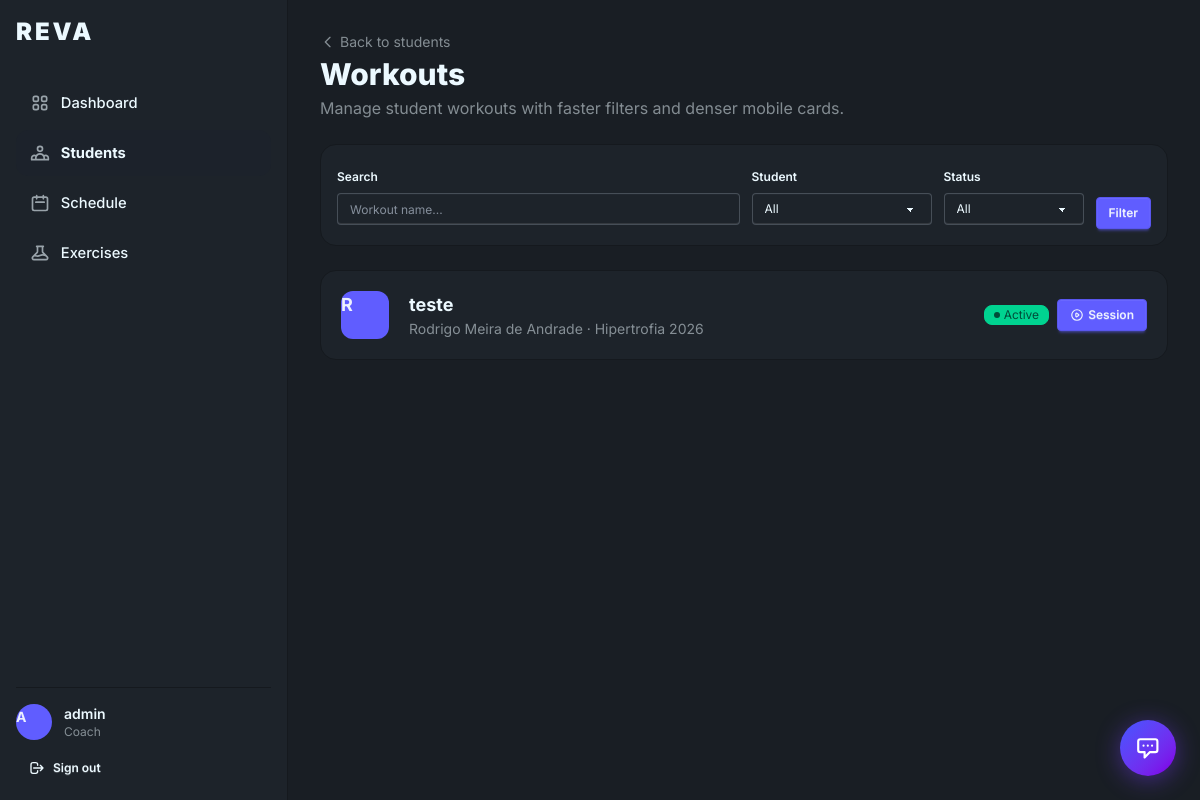
The app's page /workouts/ (signed in), older data.
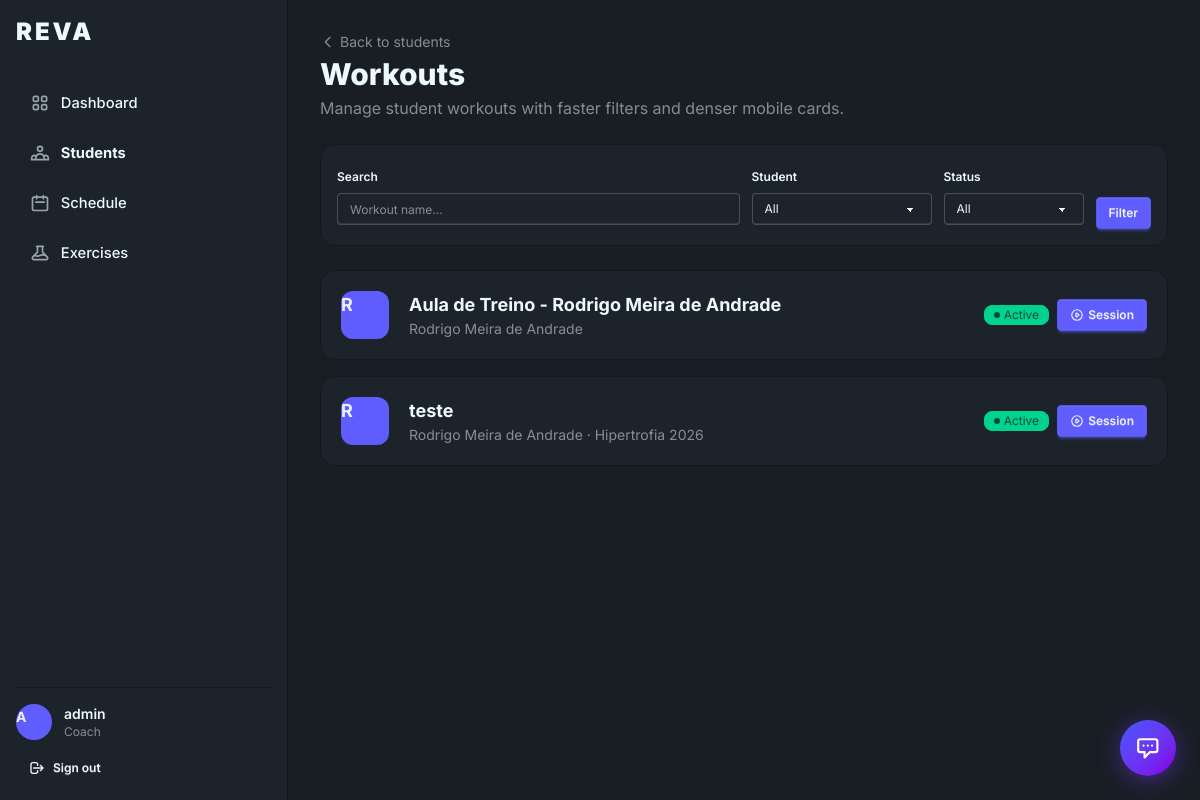
The same page, newer data.
### workouts/models.py (models this page shows, shortened)
class WorkoutPlan(models.Model):
	plan = models.ForeignKey(
		TrainingPlan,
		on_delete=models.CASCADE,
		related_name="workouts",
		null=True,
		blank=True,
	)
	athlete = models.ForeignKey(Athlete, on_delete=models.CASCADE, related_name="workout_plans")
	name = models.CharField(max_length=120)
	objective = models.CharField(max_length=200, blank=True)
	origin = models.CharField(max_length=30, choices=PlanOrigin.choices, default=PlanOrigin.TRAINER_PRESCRIBED)
	is_active = models.BooleanField(default=True)
	is_archived = models.BooleanField("Arquivado", default=False)
	created_by = models.ForeignKey(settings.AUTH_USER_MODEL, on_delete=models.CASCADE, related_name="created_workouts")
	created_at = models.DateTimeField(auto_now_add=True)
	updated_at = models.DateTimeField(auto_now=True)
	class Meta:
		ordering = ["-updated_at"]

class TrainingPlan(models.Model):
	athlete = models.ForeignKey(Athlete, on_delete=models.CASCADE, related_name="training_plans")
	name = models.CharField("Nome do plano", max_length=150)
	objective = models.CharField("Objetivo", max_length=300, blank=True)
	origin = models.CharField(max_length=30, choices=PlanOrigin.choices, default=PlanOrigin.TRAINER_PRESCRIBED)
	is_active = models.BooleanField("Ativo", default=True)
	created_by = models.ForeignKey(
		settings.AUTH_USER_MODEL,
		on_delete=models.CASCADE,
		related_name="created_plans",
	)
	created_at = models.DateTimeField(auto_now_add=True)
	updated_at = models.DateTimeField(auto_now=True)
	class Meta:
		ordering = ["-updated_at"]

### athletes/models.py (models this page shows, shortened)
class Athlete(models.Model):
	user = models.OneToOneField(settings.AUTH_USER_MODEL, on_delete=models.CASCADE, related_name="athlete_profile")
	trainer = models.ForeignKey(
		settings.AUTH_USER_MODEL,
		on_delete=models.SET_NULL,
		related_name="athletes",
		null=True,
		blank=True,
	)
	relationship_status = models.CharField(
		max_length=20,
		choices=StudentRelationshipStatus.choices,
		default=StudentRelationshipStatus.INDEPENDENT,
	)
	notes = models.TextField(blank=True)
	allow_student_load_updates = models.BooleanField(
		default=False,
		verbose_name="Permitir atualizacao de carga pelo aluno",
		help_text="Quando ativo, o aluno pode registrar a propria evolucao de carga nos treinos.",
	)
	relationship_started_at = models.DateTimeField(null=True, blank=True)
	relationship_ended_at = models.DateTimeField(null=True, blank=True)
	created_at = models.DateTimeField(auto_now_add=True)

### accounts/models.py (models this page shows, shortened)
class User(AbstractUser):
	role = models.CharField(max_length=20, choices=UserRole.choices, default=UserRole.STUDENT)
	@property
	def is_trainer(self):
		return self.role == UserRole.TRAINER

### workouts/views.py (the view)
# urls.py: path("", WorkoutPlanListView.as_view(), name="workout-list"),
class WorkoutPlanListView(LoginRequiredMixin, TrainerRequiredMixin, ListView):
	model = WorkoutPlan
	template_name = "workouts/trainer_workout_list.html"
	context_object_name = "workouts"
	paginate_by = 12
	def get_queryset(self):
		qs = _trainer_workout_queryset(self.request.user).filter(is_archived=False).select_related("athlete__user", "plan").order_by("-updated_at")
		athlete_pk = _selected_student_pk(self.request)
		status = _selected_status(self.request)
		q = self.request.GET.get("q", "").strip()
		if athlete_pk:
			qs = qs.filter(athlete__pk=athlete_pk)
		if status == "active":
			qs = qs.filter(is_active=True)
		elif status == "inactive":
			qs = qs.filter(is_active=False)
		if q:
			qs = qs.filter(name__icontains=q)
		return qs
	def get_context_data(self, **kwargs):
		ctx = super().get_context_data(**kwargs)
		ctx["athletes"] = Athlete.objects.filter(
			trainer=self.request.user,
			relationship_status=StudentRelationshipStatus.ACTIVE,
		).select_related("user")
		ctx["selected_athlete"] = _selected_student_pk(self.request) or ""
		ctx["selected_status"] = _selected_status(self.request)
		ctx["search_query"] = self.request.GET.get("q", "")
		return ctx

### core/mixins.py (called while the page is built)
    def test_func(self):
        return self.request.user.is_authenticated and self.request.user.is_trainer

### workouts/views.py (called while the page is built)
def _selected_student_pk(request):
	return request.GET.get("student") or request.GET.get("aluno")

def _selected_status(request):
	status = (request.GET.get("status") or "").strip().lower()
	if status in {"active", "ativo"}:
		return "active"
	if status in {"inactive", "inativo"}:
		return "inactive"
	return ""

def _trainer_workout_queryset(user):
	return WorkoutPlan.objects.filter(
		created_by=user,
		athlete__trainer=user,
		athlete__relationship_status=StudentRelationshipStatus.ACTIVE,
	)

### templates/workouts/trainer_workout_list.html (shortened to what this page needs)
{% extends 'base.html' %}
{% block screen_id %}workout-list{% endblock %}
{% block nav_students %}active{% endblock %}
{% block content %}
<div class="mb-6 flex flex-col sm:flex-row sm:items-center sm:justify-between gap-3">
  <div>
    <a href="{% url 'student-list' %}" class="text-sm opacity-50 hover:opacity-80 transition inline-flex items-center gap-1 mb-1">
      <svg class="w-4 h-4" fill="none" viewBox="0 0 24 24" stroke="currentColor"><path stroke-linecap="round" stroke-linejoin="round" stroke-width="2" d="M15 19l-7-7 7-7"/></svg>
      Back to students
    </a>
    <h1 class="text-2xl sm:text-3xl font-extrabold">Workouts</h1>
    <p class="opacity-50 mt-1 text-sm sm:text-base">Manage student workouts with faster filters and denser mobile cards.</p>
  </div>
</div>
<form method="get" class="bg-base-100 rounded-2xl border border-base-300 p-4 mb-6">
  <div class="grid gap-3 md:grid-cols-[minmax(0,1fr)_180px_140px_auto] md:items-end">
    <fieldset class="fieldset flex-1 sm:min-w-[180px]">
      <legend class="fieldset-legend text-xs">Search</legend>
      <input class="input input-sm w-full" type="text" name="q" value="{{ search_query }}" placeholder="Workout name...">
    </fieldset>
    <fieldset class="fieldset sm:min-w-[160px]">
      <legend class="fieldset-legend text-xs">Student</legend>
      <select class="select select-sm w-full" name="student">
        <option value="">All</option>
      </select>
    </fieldset>
    <fieldset class="fieldset sm:min-w-[120px]">
      <legend class="fieldset-legend text-xs">Status</legend>
      <select class="select select-sm w-full" name="status">
        <option value="">All</option>
      </select>
    </fieldset>
    <div class="flex gap-2">
      <button class="btn btn-primary btn-sm flex-1 sm:flex-none" type="submit">Filter</button>
    </div>
  </div>
</form>
<div class="grid gap-4">
  {% for workout in workouts %}
    <div class="bg-base-100 rounded-2xl border border-base-300 p-4 sm:p-5 flex items-center gap-3 sm:gap-5 hover:border-primary transition group relative">
      <a href="{% url 'workout-detail' workout.pk %}" class="absolute inset-0 z-0 rounded-2xl" aria-label="Details"></a>
      <div class="avatar placeholder z-[1]">
        <div class="bg-primary text-primary-content w-10 sm:w-12 rounded-xl">
          <span class="text-base sm:text-lg font-bold">{{ workout.athlete.user.username|make_list|first|upper }}</span>
        </div>
      </div>
      <div class="flex-1 min-w-0 z-[1]">
        <p class="font-bold text-base sm:text-lg group-hover:text-primary transition truncate">{{ workout.name }}</p>
        <p class="text-xs sm:text-sm opacity-50">
          {{ workout.athlete.user.get_full_name|default:workout.athlete.user.username }}
          {% if workout.plan %} · <a href="{% url 'plan-detail' workout.plan.pk %}" class="hover:text-primary relative z-[2]">{{ workout.plan.name }}</a>{% endif %}
        </p>
      </div>
      <div class="flex items-center gap-2 z-[1] shrink-0">
        {% if workout.is_active %}
          <span class="badge badge-success badge-sm gap-1">
            <span class="w-1.5 h-1.5 rounded-full bg-success-content inline-block"></span>Active
          </span>
        {% else %}
          <span class="badge badge-ghost badge-sm">Inactive</span>
        {% endif %}
        <a href="{% url 'workout-session' workout.pk %}" class="btn btn-primary btn-xs sm:btn-sm gap-1 relative z-[2]" title="Start session">
          <span class="hidden sm:inline">Session</span>
        </a>
      </div>
    </div>
  {% endfor %}
</div>
{% endblock %}

### templates/base.html (shortened to what this page needs)
<!doctype html>
<html lang="en" data-theme="dark">
<head>
  <link href="https://cdn.jsdelivr.net/npm/daisyui@5" rel="stylesheet" type="text/css" />
  <script src="https://cdn.jsdelivr.net/npm/@tailwindcss/browser@4"></script>
  {% if request.user.is_authenticated %}
  <link rel="stylesheet" href="/static/css/assistant.css">
  {% endif %}
</head>
<body class="bg-base-200 min-h-screen" data-screen-id="{% block screen_id %}default{% endblock %}">
  <div class="drawer lg:drawer-open">
    <div class="drawer-content flex flex-col min-h-screen">
      <main class="app-main flex-1 p-3 sm:p-4 lg:p-8">
        {% block content %}{% endblock %}
      </main>
    </div>
    <div class="drawer-side z-40">
      <aside class="flex flex-col w-72 bg-base-100 border-r border-base-300 p-4 min-h-screen">
        <a href="{% url 'landing' %}" class="text-2xl font-black tracking-wider mb-8 block" style="letter-spacing:.12em">REVA</a>
        <nav class="flex flex-col gap-1 flex-1">
          {% if request.user.is_authenticated %}
            {% if request.user.is_trainer %}
              <a href="{% url 'trainer-dashboard' %}" class="sidebar-link {% block nav_dashboard %}{% endblock %}">
                Dashboard
              </a>
              <a href="{% url 'student-list' %}" class="sidebar-link {% block nav_students %}{% endblock %}">
                Students
              </a>
              <a href="{% url 'schedule' %}" class="sidebar-link {% block nav_schedule %}{% endblock %}">
                <svg fill="none" viewBox="0 0 24 24" stroke="currentColor"><path stroke-linecap="round" stroke-linejoin="round" stroke-width="2" d="M8 7V3m8 4V3m-9 8h10M5 21h14a2 2 0 002-2V7a2 2 0 00-2-2H5a2 2 0 00-2 2v12a2 2 0 002 2z"/></svg>
                Schedule
              </a>
              <a href="{% url 'exercise-catalog-list' %}" class="sidebar-link {% block nav_exercises %}{% endblock %}">
                Exercises
              </a>
            {% endif %}
          {% endif %}
        </nav>
        {% if request.user.is_authenticated %}
        <div class="border-t border-base-300 pt-4 mt-4">
          <div class="flex items-center gap-3 mb-3">
            <div class="avatar placeholder">
              <div class="bg-primary text-primary-content w-9 rounded-full">
                <span class="text-sm font-bold">{{ request.user.username|make_list|first|upper }}</span>
              </div>
            </div>
            <div class="leading-tight">
              <p class="font-semibold text-sm">{{ request.user.get_full_name|default:request.user.username }}</p>
              <p class="text-xs opacity-50">{% if request.user.is_trainer %}Coach{% else %}Student{% endif %}</p>
            </div>
          </div>
          <form method="post" action="{% url 'logout' %}">
            <button type="submit" class="btn btn-ghost btn-sm btn-block justify-start gap-2">
              <svg class="w-4 h-4" fill="none" viewBox="0 0 24 24" stroke="currentColor"><path stroke-linecap="round" stroke-linejoin="round" stroke-width="2" d="M17 16l4-4m0 0l-4-4m4 4H7m6 4v1a3 3 0 01-3 3H6a3 3 0 01-3-3V7a3 3 0 013-3h4a3 3 0 013 3v1"/></svg>
              Sign out
            </button>
          </form>
        </div>
        {% endif %}
      </aside>
    </div>
  </div>
  {% if request.user.is_authenticated %}
  <button id="reva-fab" class="reva-fab" title="REVA Assistant (Ctrl+K)" aria-label="Open assistant">
    <svg class="reva-fab-icon-chat" fill="none" viewBox="0 0 24 24" stroke="currentColor">
      <path stroke-linecap="round" stroke-linejoin="round" stroke-width="2" d="M8 10h.01M12 10h.01M16 10h.01M9 16H5a2 2 0 01-2-2V6a2 2 0 012-2h14a2 2 0 012 2v8a2 2 0 01-2 2h-5l-5 5v-5z"/>
    </svg>
  </button>
  {% endif %}
</body>
</html>

### static/css/assistant.css (style rules this page uses)
.reva-fab { position: fixed; bottom: 1.5rem; right: 1.5rem; z-index: 9998; width: 3.5rem; height: 3.5rem; border-radius: 50%; background: linear-gradient(135deg, oklch(.55 .25 270), oklch(.50 .28 300)); color: #fff; border: none; cursor: pointer; display: flex; align-items: center; justify-content: center; box-shadow: 0 4px 24px rgba(120, 60, 255, .45), 0 0 0 0 rgba(120, 60, 255, .3); transition: transform .2s cubic-bezier(.4,0,.2,1), box-shadow .2s; animation: reva-fab-pulse 3s ease-in-out infinite; }
.reva-fab svg { width: 1.6rem; height: 1.6rem; transition: transform .3s; }

### templates/base.html (style rules this page uses)
body { font-family: 'Inter', system-ui, sans-serif; -webkit-tap-highlight-color: transparent; }
.sidebar-link { display:flex; align-items:center; gap:.65rem; padding:.75rem .9rem; border-radius:.75rem; font-weight:500; font-size:.92rem; color:inherit; text-decoration:none; transition:background .15s; min-height:44px; }
.sidebar-link:hover, .sidebar-link.active { background:oklch(.25 .02 260); }
.sidebar-link.active { font-weight:700; }
.sidebar-link svg { width:20px; height:20px; flex-shrink:0; opacity:.6; }
.app-main { padding-bottom:5.75rem; }
@media (min-width: 1024px) { .app-main { padding-bottom:2rem; } }

Row changes from the older to the newer data that the page shows:
added WorkoutPlan: athlete.user.username|make_list "R", name "Aula de Treino - Rodrigo Meira de Andrade", athlete.user.get_full_name "Rodrigo Meira de Andrade", is_active True (drawn)
